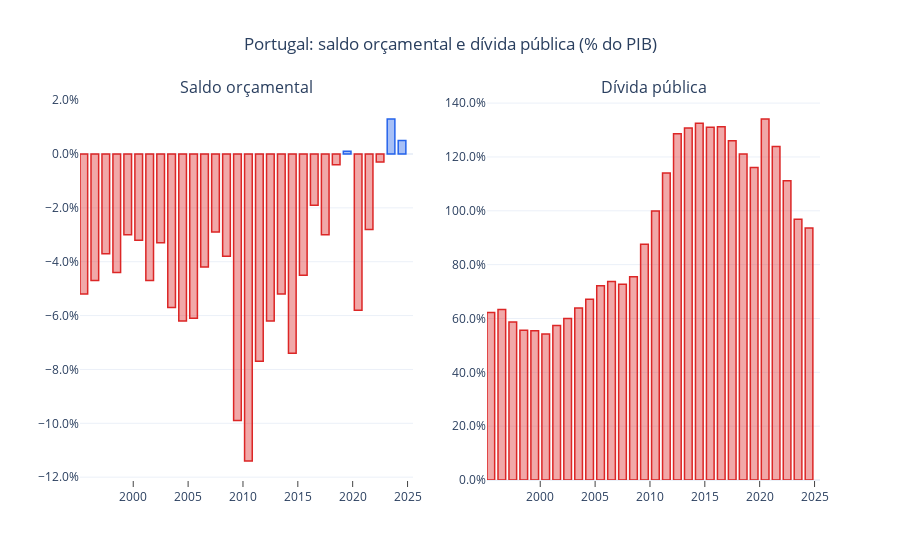

Notebook code cell kept with this figure:
### Code cell
import plotly.graph_objects as go
from plotly.subplots import make_subplots

fig = make_subplots(rows=1, cols=2, subplot_titles=("Saldo orçamental", "Dívida pública"))

deficit = gov_budget_balance.sort_values("time")
debt = gov_debt_gdp.sort_values("time")

bar_width        = 365 * 24 * 60 * 60 * 1000 *          0.7
offset_bar_width =-365 * 24 * 60 * 60 * 1000 * 0.5 * (1+0.7)

bal_colors = [
    "rgba(37, 99, 235, 0.4)" if v >= 0 else "rgba(220, 38, 38, 0.4)"
    for v in deficit["gov_budget_balance"]
]
border_colors = [
    "rgba(37, 99, 235, 1.0)" if v >= 0 else "rgba(220, 38, 38, 1.0)"
    for v in deficit["gov_budget_balance"]
]

fig.add_trace(
    go.Bar(
        x=deficit["time"],
        y=deficit["gov_budget_balance"],
        name="Saldo orçamental",
        marker=dict(color=bal_colors, line=dict(color=border_colors, width=1.5)),
        width=bar_width,
        offset=offset_bar_width,
        showlegend=False,
    ),
    row=1,
    col=1,
)

fig.add_trace(
    go.Bar(
        x=debt["time"],
        y=debt["gov_debt_gdp"],
        name="Dívida pública",
        marker=dict(color="rgba(220, 38, 38, 0.4)", line=dict(color="rgba(220, 38, 38,1)", width=1.5)),
        width=bar_width,
        offset=offset_bar_width,
        showlegend=False,
    ),
    row=1,
    col=2,
)

fig.update_layout(
    template="plotly_white",
    title="Portugal: saldo orçamental e dívida pública (% do PIB)",
    title_x=0.5,
    legend_title_text="",
    xaxis_title="",
    yaxis_title="",
    legend=dict(x=0.99, y=0.01, xanchor="right", yanchor="bottom", bgcolor="rgba(0,0,0,0)", borderwidth=0),
)
fig.update_xaxes(dtick="M60", tickformat="%Y", hoverformat="%Y-%m-%d", ticks="outside", ticklen=6, tickwidth=1)
fig.update_yaxes(tickformat=".1f", ticksuffix="%", col=1)
fig.update_yaxes(tickformat=".1f", ticksuffix="%", col=2, rangemode="tozero")
fig.show()

### Figure 1 — Plotly figure (JSON) as saved in the notebook; plotly's stock layout.template omitted (floating-point values rounded to 4 significant figures)
{"data": [{"marker": {"color": ["rgba(220, 38, 38, 0.4)", "rgba(220, 38, 38, 0.4)", "rgba(220, 38, 38, 0.4)", "rgba(220, 38, 38, 0.4)", "rgba(220, 38, 38, 0.4)", "rgba(220, 38, 38, 0.4)", "rgba(220, 38, 38, 0.4)", "rgba(220, 38, 38, 0.4)", "rgba(220, 38, 38, 0.4)", "rgba(220, 38, 38, 0.4)", "rgba(220, 38, 38, 0.4)", "rgba(220, 38, 38, 0.4)", "rgba(220, 38, 38, 0.4)", "rgba(220, 38, 38, 0.4)", "rgba(220, 38, 38, 0.4)", "rgba(220, 38, 38, 0.4)", "rgba(220, 38, 38, 0.4)", "rgba(220, 38, 38, 0.4)", "rgba(220, 38, 38, 0.4)", "rgba(220, 38, 38, 0.4)", "rgba(220, 38, 38, 0.4)", "rgba(220, 38, 38, 0.4)", "rgba(220, 38, 38, 0.4)", "rgba(220, 38, 38, 0.4)", "rgba(37, 99, 235, 0.4)", "rgba(220, 38, 38, 0.4)", "rgba(220, 38, 38, 0.4)", "rgba(220, 38, 38, 0.4)", "rgba(37, 99, 235, 0.4)", "rgba(37, 99, 235, 0.4)"], "line": {"color": ["rgba(220, 38, 38, 1.0)", "rgba(220, 38, 38, 1.0)", "rgba(220, 38, 38, 1.0)", "rgba(220, 38, 38, 1.0)", "rgba(220, 38, 38, 1.0)", "rgba(220, 38, 38, 1.0)", "rgba(220, 38, 38, 1.0)", "rgba(220, 38, 38, 1.0)", "rgba(220, 38, 38, 1.0)", "rgba(220, 38, 38, 1.0)", "rgba(220, 38, 38, 1.0)", "rgba(220, 38, 38, 1.0)", "rgba(220, 38, 38, 1.0)", "rgba(220, 38, 38, 1.0)", "rgba(220, 38, 38, 1.0)", "rgba(220, 38, 38, 1.0)", "rgba(220, 38, 38, 1.0)", "rgba(220, 38, 38, 1.0)", "rgba(220, 38, 38, 1.0)", "rgba(220, 38, 38, 1.0)", "rgba(220, 38, 38, 1.0)", "rgba(220, 38, 38, 1.0)", "rgba(220, 38, 38, 1.0)", "rgba(220, 38, 38, 1.0)", "rgba(37, 99, 235, 1.0)", "rgba(220, 38, 38, 1.0)", "rgba(220, 38, 38, 1.0)", "rgba(220, 38, 38, 1.0)", "rgba(37, 99, 235, 1.0)", "rgba(37, 99, 235, 1.0)"], "width": 1.5}}, "name": "Saldo orçamental", "offset": -26805600000, "showlegend": false, "type": "bar", "width": 22075200000, "x": ["1995-12-31T00:00:00.000000000", "1996-12-31T00:00:00.000000000", "1997-12-31T00:00:00.000000000", "1998-12-31T00:00:00.000000000", "1999-12-31T00:00:00.000000000", "2000-12-31T00:00:00.000000000", "2001-12-31T00:00:00.000000000", "2002-12-31T00:00:00.000000000", "2003-12-31T00:00:00.000000000", "2004-12-31T00:00:00.000000000", "2005-12-31T00:00:00.000000000", "2006-12-31T00:00:00.000000000", "2007-12-31T00:00:00.000000000", "2008-12-31T00:00:00.000000000", "2009-12-31T00:00:00.000000000", "2010-12-31T00:00:00.000000000", "2011-12-31T00:00:00.000000000", "2012-12-31T00:00:00.000000000", "2013-12-31T00:00:00.000000000", "2014-12-31T00:00:00.000000000", "2015-12-31T00:00:00.000000000", "2016-12-31T00:00:00.000000000", "2017-12-31T00:00:00.000000000", "2018-12-31T00:00:00.000000000", "2019-12-31T00:00:00.000000000", "2020-12-31T00:00:00.000000000", "2021-12-31T00:00:00.000000000", "2022-12-31T00:00:00.000000000", "2023-12-31T00:00:00.000000000", "2024-12-31T00:00:00.000000000"], "xaxis": "x", "y": [-5.2, -4.7, -3.7, -4.4, -3.0, -3.2, -4.7, -3.3, -5.7, -6.2, -6.1, -4.2, -2.9, -3.8, -9.9, -11.4, -7.7, -6.2, -5.2, -7.4, -4.5, -1.9, -3.0, -0.4, 0.1, -5.8, -2.8, -0.3, 1.3, 0.5], "yaxis": "y"}, {"marker": {"color": "rgba(220, 38, 38, 0.4)", "line": {"color": "rgba(220, 38, 38,1)", "width": 1.5}}, "name": "Dívida pública", "offset": -26805600000, "showlegend": false, "type": "bar", "width": 22075200000, "x": ["1995-12-31T00:00:00.000000000", "1996-12-31T00:00:00.000000000", "1997-12-31T00:00:00.000000000", "1998-12-31T00:00:00.000000000", "1999-12-31T00:00:00.000000000", "2000-12-31T00:00:00.000000000", "2001-12-31T00:00:00.000000000", "2002-12-31T00:00:00.000000000", "2003-12-31T00:00:00.000000000", "2004-12-31T00:00:00.000000000", "2005-12-31T00:00:00.000000000", "2006-12-31T00:00:00.000000000", "2007-12-31T00:00:00.000000000", "2008-12-31T00:00:00.000000000", "2009-12-31T00:00:00.000000000", "2010-12-31T00:00:00.000000000", "2011-12-31T00:00:00.000000000", "2012-12-31T00:00:00.000000000", "2013-12-31T00:00:00.000000000", "2014-12-31T00:00:00.000000000", "2015-12-31T00:00:00.000000000", "2016-12-31T00:00:00.000000000", "2017-12-31T00:00:00.000000000", "2018-12-31T00:00:00.000000000", "2019-12-31T00:00:00.000000000", "2020-12-31T00:00:00.000000000", "2021-12-31T00:00:00.000000000", "2022-12-31T00:00:00.000000000", "2023-12-31T00:00:00.000000000", "2024-12-31T00:00:00.000000000"], "xaxis": "x2", "y": [62.2, 63.3, 58.7, 55.6, 55.4, 54.2, 57.4, 60.0, 63.9, 67.1, 72.2, 73.7, 72.7, 75.5, 87.6, 99.9, 114.0, 128.6, 130.8, 132.5, 131.0, 131.2, 126.0, 121.1, 116.1, 134.1, 123.9, 111.2, 96.9, 93.6], "yaxis": "y2"}], "layout": {"annotations": [{"font": {"size": 16}, "showarrow": false, "text": "Saldo orçamental", "x": 0.225, "xanchor": "center", "xref": "paper", "y": 1, "yanchor": "bottom", "yref": "paper"}, {"font": {"size": 16}, "showarrow": false, "text": "Dívida pública", "x": 0.775, "xanchor": "center", "xref": "paper", "y": 1, "yanchor": "bottom", "yref": "paper"}], "legend": {"bgcolor": "rgba(0,0,0,0)", "borderwidth": 0, "title": {"text": ""}, "x": 0.99, "xanchor": "right", "y": 0.01, "yanchor": "bottom"}, "title": {"text": "Portugal: saldo orçamental e dívida pública (% do PIB)", "x": 0.5}, "xaxis": {"anchor": "y", "domain": [0, 0.45], "dtick": "M60", "hoverformat": "%Y-%m-%d", "tickformat": "%Y", "ticklen": 6, "ticks": "outside", "tickwidth": 1, "title": {"text": ""}}, "xaxis2": {"anchor": "y2", "domain": [0.55, 1], "dtick": "M60", "hoverformat": "%Y-%m-%d", "tickformat": "%Y", "ticklen": 6, "ticks": "outside", "tickwidth": 1}, "yaxis": {"anchor": "x", "domain": [0, 1], "tickformat": ".1f", "ticksuffix": "%", "title": {"text": ""}}, "yaxis2": {"anchor": "x2", "domain": [0, 1], "rangemode": "tozero", "tickformat": ".1f", "ticksuffix": "%"}}}
